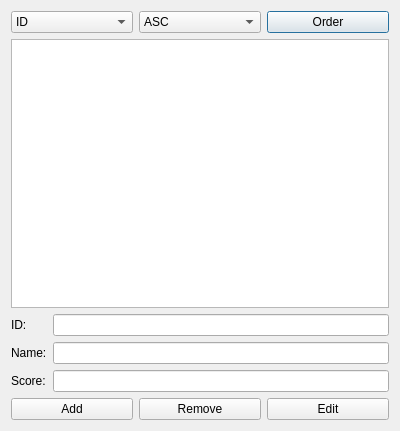
<?xml version="1.0" encoding="UTF-8"?>
<ui version="4.0">
 <class>Dialog</class>
 <widget class="QDialog" name="Dialog">
  <property name="geometry">
   <rect>
    <x>0</x>
    <y>0</y>
    <width>400</width>
    <height>431</height>
   </rect>
  </property>
  <property name="windowTitle">
   <string>Dialog</string>
  </property>
  <layout class="QVBoxLayout" name="verticalLayout">
   <item>
    <layout class="QHBoxLayout" name="horizontalLayout">
     <item>
      <widget class="QComboBox" name="comboBox_ID">
       <item>
        <property name="text">
         <string>ID</string>
        </property>
       </item>
       <item>
        <property name="text">
         <string>Score</string>
        </property>
       </item>
      </widget>
     </item>
     <item>
      <widget class="QComboBox" name="comboBox_ASC">
       <item>
        <property name="text">
         <string>ASC</string>
        </property>
       </item>
       <item>
        <property name="text">
         <string>DESC</string>
        </property>
       </item>
      </widget>
     </item>
     <item>
      <widget class="QPushButton" name="pushButton_Order">
       <property name="text">
        <string>Order</string>
       </property>
      </widget>
     </item>
    </layout>
   </item>
   <item>
    <widget class="QTableView" name="tableView"/>
   </item>
   <item>
    <layout class="QGridLayout" name="gridLayout">
     <item row="0" column="0">
      <widget class="QLabel" name="label">
       <property name="text">
        <string>ID:</string>
       </property>
      </widget>
     </item>
     <item row="0" column="1">
      <widget class="QLineEdit" name="lineEdit_ID"/>
     </item>
     <item row="1" column="0">
      <widget class="QLabel" name="label_2">
       <property name="text">
        <string>Name:</string>
       </property>
      </widget>
     </item>
     <item row="1" column="1">
      <widget class="QLineEdit" name="lineEdit_Name"/>
     </item>
     <item row="2" column="0">
      <widget class="QLabel" name="label_3">
       <property name="text">
        <string>Score:</string>
       </property>
      </widget>
     </item>
     <item row="2" column="1">
      <widget class="QLineEdit" name="lineEdit_Score"/>
     </item>
    </layout>
   </item>
   <item>
    <layout class="QHBoxLayout" name="horizontalLayout_2">
     <item>
      <widget class="QPushButton" name="pushButton_Add">
       <property name="text">
        <string>Add</string>
       </property>
      </widget>
     </item>
     <item>
      <widget class="QPushButton" name="pushButton_Remove">
       <property name="text">
        <string>Remove</string>
       </property>
      </widget>
     </item>
     <item>
      <widget class="QPushButton" name="pushButton_Edit">
       <property name="text">
        <string>Edit</string>
       </property>
      </widget>
     </item>
    </layout>
   </item>
  </layout>
 </widget>
 <layoutdefault spacing="6" margin="11"/>
 <resources/>
 <connections/>
</ui>
